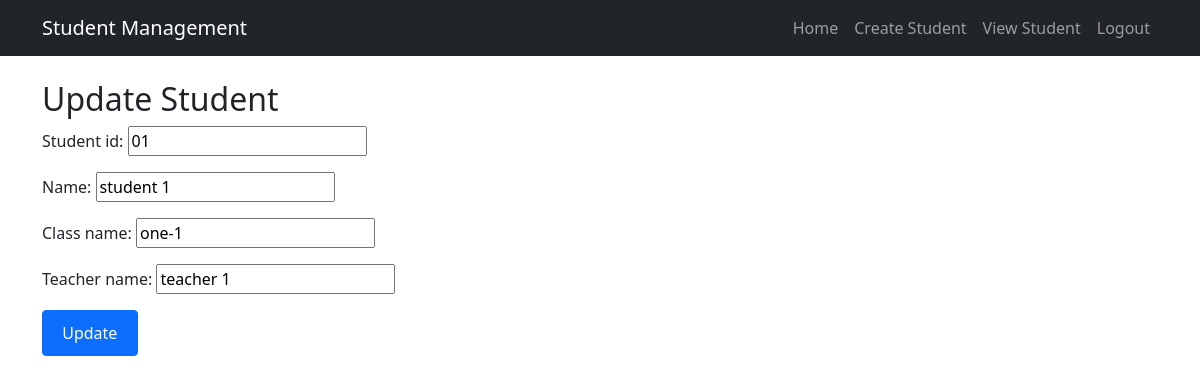
The app's page /update/01/ (signed in) with its own data.
### student_app/models.py (models this page shows, shortened)
class Student(models.Model):
    student_id = models.CharField(max_length=20, unique=True)
    name = models.CharField(max_length=100)
    class_name = models.CharField(max_length=50)
    teacher_name = models.CharField(max_length=100)
    created_at = models.DateTimeField(auto_now_add=True)
    updated_at = models.DateTimeField(auto_now=True)

### student_app/views.py (the view)
# urls.py: path('update/<str:student_id>/', update_student, name='update_student'),
@login_required
@user_passes_test(is_admin)
def update_student(request, student_id):
    student = get_object_or_404(Student, student_id=student_id)
    if request.method == 'POST':
        form = StudentForm(request.POST, instance=student)
        if form.is_valid():
            form.save()
            messages.success(request, 'Student updated successfully!')
            return redirect('student_list')
    else:
        form = StudentForm(instance=student)
    return render(request, 'student_app/update_student.html', {
        'form': form,
        'student': student
    })

### student_app/forms.py
class StudentForm(forms.ModelForm):
    class Meta:
        model = Student
        fields = ['student_id', 'name', 'class_name', 'teacher_name']

### student_app/views.py (called while the page is built)
def is_admin(user):
    return user.is_superuser

### student_app/templates/student_app/update_student.html (shortened to what this page needs)
{% extends 'student_app/base.html' %}
{% block content %}
<h2>Update Student</h2>
<form method="post">
    {{ form.as_p }}
    <button type="submit" class="btn btn-primary">Update</button>
</form>
{% endblock %}

### student_app/templates/student_app/base.html (style rules this page uses)
.btn-primary { padding: 0.6rem 1.2rem; }

### records on screen
Student: student_id "01", name "student 1", class_name "one-1", teacher_name "teacher 1"
